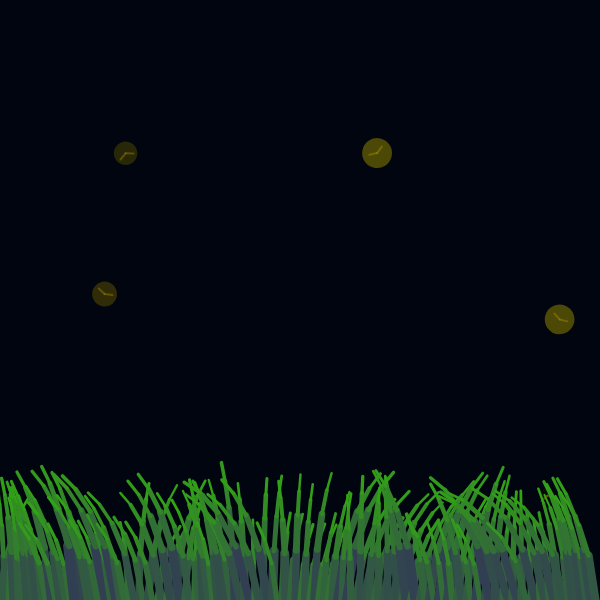
Frame 1 (no input)
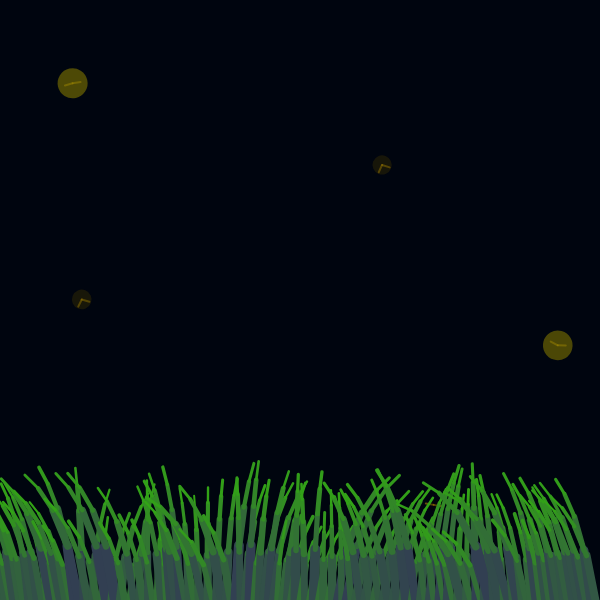
Frame 60 (no input)
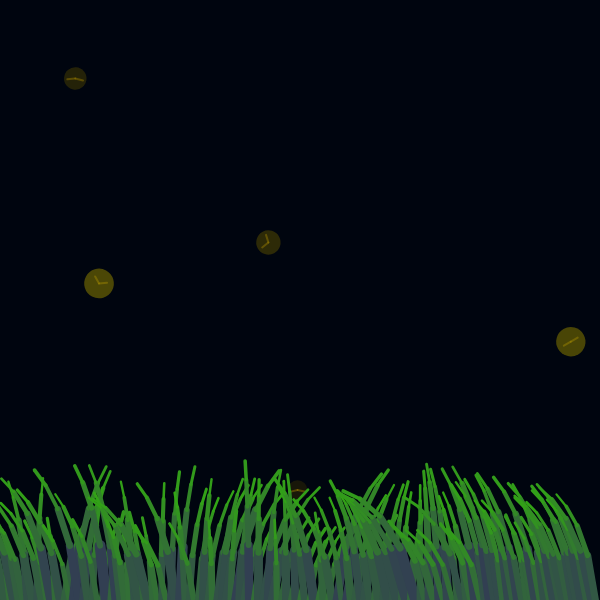
Frame 120 (the mouse pressed at the canvas centre since frame 60)

The p5.js sketch that drew these frames (run headless with seeded random() and noise() and a simulated clock; from frame 60 on, the mouse is pressed at the canvas centre):

// p5.js sketch
// ── sketch.js
let fireflies = [];
let population = 5;
let grass;
let rotateBy;
let length;

function setup(){
    createCanvas(600, 600);
    for(let i = 0; i < population; i++) {
        fireflies.push(new Firefly());
    }
    grass = new Yard();
}

function draw() {
    background(0, 5, 15);
    for(let i = 0; i < fireflies.length; i++) {
        fireflies[i].update();
    }
    grass.update();
}

class Firefly {
    constructor (x, y) {
        this.x = 0;
        this.y = 0;

        //relational offsets
        this.xoff = random(0, 100);
        this.yoff = random(0, 100);

        //flashing speed
        this.wave = random(0, 5);
        this.rate = random(0.05, 0.1)

        //variables for moving the firefly body
        this.rollOff = random(0, 10);
        this.turnOff = random(0, 25);

        //fireflies will rise from the grass
        this.rise = 0;

        this.update();
    }
    update() {
        this.xoff += 0.0025;
        this.yoff += 0.0025;

        let w = width * 0.25;
        let h = height * 0.25;

        this.rise += 0.001;

        //using noise to return random numbers that feel more organic
        //mapping what is returned to the values of w and h to become equal to this.x/y
        this.x = map(noise(this.xoff), 0, 1, -w, width + w);
        this.y = map(noise(this.yoff), 0, 1, -h, height + h);

        this.wave += this.rate;
        //creating the glow that will change/pulse
        //flash has full color
        let flash = abs(sin(this.wave)*255);
        let transparency = map(flash, 0, 255, 50, 155);
        //yellow color that will change
        //this halo effect will have a fraction of flash(full color)
        stroke(flash * 0.5, flash * 0.5-10, 0, transparency);

        //encapsulating the transformations of the firefly
        push();
        //position of object is now origin
        translate(this.x, this.y);
        //body and wing rotation
        //this makes it look like the 'body' turned and so did the direction/angle of the wings
        this.turnOff += 0.1;
        let turnWing = map(noise(this.turnOff), 0, 1, -PI * 0.5, PI * 0.5);
        rotate(turnWing);

        //wing beating
        this.rollOff += 1;
        //want wings to beat out to the side
        let wingBeating = map(sin(this.rollOff), -1, 1, -PI * 0.25, PI * 0.25);
        strokeWeight(2);
        let wingLength = 8;
        //isolating transformations for the wings
        //left wing
        push();
        stroke(255, 200, 0, 100);
        rotate(wingBeating);
        line(0, 0, -wingLength, 0);
        pop();
        //right wing
        push();
        stroke(255, 200, 0, 100);
        rotate(-wingBeating);
        line(0, 0, wingLength, 0);
        pop();

        //creating the flashing halo
        let flashSize = map(flash, 0, 255, 10, 30);
        strokeWeight(flashSize);
        //lightning bug/firefly
        point(0, 0);
        strokeWeight(flashSize * 0.25);
        stroke(255, 240, 0);

        pop();
    }
}

class Yard {
    constructor() {
        this.grass = [];
        //rotational value offset to use for rotating segments
        this.rotation = [];
        //size of the segment
        this.size = [];
        //for length of the grass to vary
        this.segment = [];
        //keep track of the elements in the array
        this.index = 0;
        this.population = 130;
        for(let x = 0; x < width; x += width/this.population) {
            this.index += 1;
            this.grass.push(x);
            //rotational offset slightly different for each blade of grass
            this.rotation.push((this.index * 0.055) + 0.015);
            //min max size of the blade of grass
            this.size.push(random(35, 55));
            //how much the segments are decremented as it goes from one segment in the grass blade to the next
            this.segment.push(0.7);
        }
        this.update();
    }
    update() {
        for(let k = 0; k < this.index; k++) {
            let length = this.size[k];

            //encapsulating translations and rotations of the blades of grass
            push();
            translate(this.grass[k], height);
            this.blade(length, k);
            pop();
        }
    }
    blade(length, index) {
        //checking to see if the index is an even number
        if(index % 2 === 0) {
            //even number rotation and styles
            this.rotation[index] += 0.0025;
            stroke(50, 200 - (length * 2.5), length * 1.5);
            rotateBy = map(noise(this.rotation[index]), 0, 1, -QUARTER_PI * 0.75, QUARTER_PI * 0.75);
        } else {
            //odd number rotation and styles
            this.rotation[index] += 0.0025;
            stroke(50, 200 - (length * 2.5), length * 1.5);
            rotateBy = map(-sin(this.rotation[index]), -1, 1, -QUARTER_PI * 0.25, QUARTER_PI * 0.25);
        }
        //stroke weight changing based on length of segment so that shorter segments at top of blade get thinner
        strokeWeight(length * 2 * random(0.07, 0.1));
        rotate(rotateBy);
        //drawing line from where rotation was started to the end of the length
        //negative length because we want the grass blade to 'grow' upward
        line(0, 0, 0, -length);
        translate(0, -length);
        if(length > 20) {
            this.blade(length * this.segment[index], index)
        }
    }
}
// ── main.css
body {
    background-color: rgb(19, 42, 19);
    font-family: sans-serif;
    text-align: center;
    color: rgb(236, 243, 158);
    margin: 1rem auto;
}

h1 {
    margin: 1rem auto;
    font-size: 2.5rem;
}

h1, h2 {
    color: rgb(236, 243, 158);
    text-align: center;
}
canvas {
    display: block;
    margin: 2rem auto;
}
